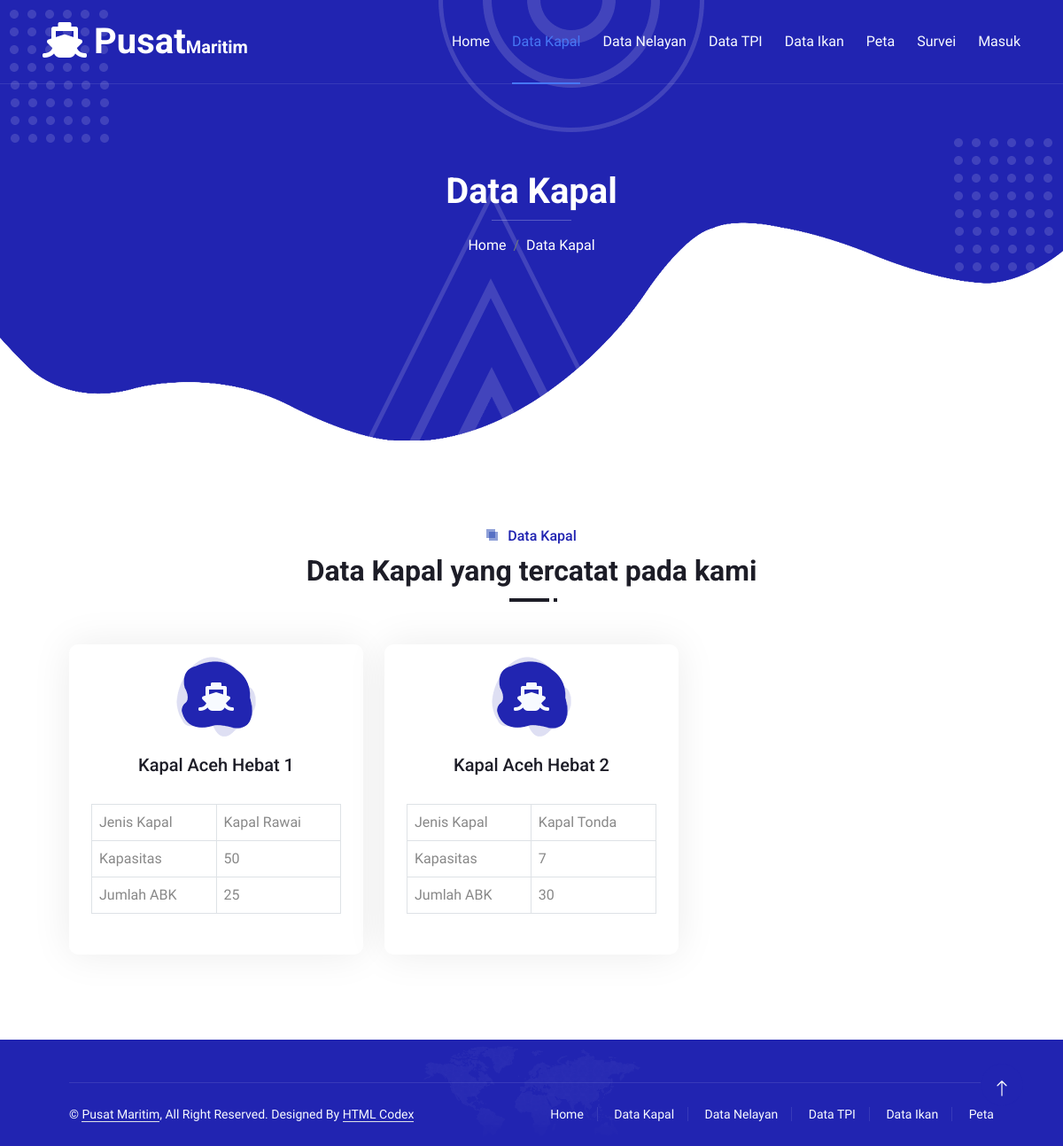
The page /index.php/home/data_kapal on the database its author committed.
### tables this page shows
CREATE TABLE `kapal_tb` (
  `kapal_id` int(11) NOT NULL,
  `kapal_jenis` varchar(20) DEFAULT NULL,
  `kapal_nama` varchar(20) DEFAULT NULL,
  `kapasitas` char(10) DEFAULT NULL,
  `jumlah_abk` char(5) DEFAULT NULL
);

### application/controllers/Home.php (called while the page is built, shortened)
<?php defined('BASEPATH') or exit('No direct script access allowed');
class Home extends CI_Controller
{
    function __construct()
    {
        $this->load->model(['model_user', 'model_kapal', 'model_nelayan', 'model_tpi', 'model_ikan', 'model_peta', 'model_survei']);
    }
    public function data_kapal()
    {
        $data = [
            'title' => 'Data Kapal',
            'page'  => 'kapal',
            'kapal' => $this->model_kapal->get(),
            'act_kapal'  => 'active'
        ];
        $this->load->view('templates/frontend/header', $data);
        $this->load->view('pages/kapal', $data);
        $this->load->view('templates/frontend/footer', $data);
    }
}

### index.php (called while the page is built, shortened)
<?php
require_once BASEPATH.'core/CodeIgniter.php';

### application/models/Model_kapal.php (called while the page is built, shortened)
<?php
class Model_kapal extends CI_Model
{
    var $table = 'kapal_tb';
    public function get($id = null)
    {
        $this->db->from($this->table);
        $query = $this->db->get();
        return $query;
    }
}

### application/views/pages/kapal.php (the view)
<div class="container-xxl py-5">
    <div class="container px-lg-5">
        <div class="section-title position-relative text-center mb-5 pb-2 wow fadeInUp" data-wow-delay="0.1s">
            <h6 class="position-relative d-inline text-primary ps-4"><?= $title; ?></h6>
            <h2 class="mt-2"><?= $title; ?> yang tercatat pada kami</h2>
        </div>
        <div class="row g-4">
            <?php foreach ($kapal->result() as $data) : ?>
                <div class="col-lg-4 col-md-6 wow zoomIn" data-wow-delay="0.1s">
                    <div class="service-item d-flex flex-column justify-content-center rounded">
                        <div class="service-icon flex-shrink-0">
                            <i class="fa fa-ship fa-2x"></i>
                        </div>
                        <h5 class="mb-3 text-capitalize text-center">Kapal <?= $data->kapal_nama; ?></h5>
                        <p>
                        <table class="table table-bordered" onmouseover="this.style.color='white';" onmouseout="this.style.color='gray';">
                            <tr>
                                <td>Jenis Kapal</td>
                                <td class="text-capitalize"><?= $data->kapal_jenis; ?></td>
                            </tr>
                            <tr>
                                <td>Kapasitas</td>
                                <td><?= $data->kapasitas; ?></td>
                            </tr>
                            <tr>
                                <td>Jumlah ABK</td>
                                <td><?= $data->jumlah_abk; ?></td>
                            </tr>
                        </table>
                        </p>
                    </div>
                </div>
            <?php endforeach ?>
        </div>
    </div>
</div>

### assets/frontend/css/style.css (style rules this page uses)
:root { --primary: #2124B1; --secondary: #4777F5; --light: #F7FAFF; --dark: #1D1D27; }
h1, h2, h3, .fw-bold { font-weight: 700 !important; }
h4, h5, h6, .fw-medium { font-weight: 500 !important; }
.section-title::before { position: absolute; content: ""; width: 45px; height: 4px; bottom: 0; left: 0; background: var(--dark); }
.section-title::after { position: absolute; content: ""; width: 4px; height: 4px; bottom: 0; left: 50px; background: var(--dark); }
.section-title.text-center::before { left: 50%; margin-left: -25px; }
.section-title.text-center::after { left: 50%; margin-left: 25px; }
.section-title h6::before, .section-title h6::after { position: absolute; content: ""; width: 10px; height: 10px; top: 2px; left: 0; background: rgba(33, 66, 177, .5); }
.section-title h6::after { top: 5px; left: 3px; }
.service-item { position: relative; height: 350px; padding: 30px 25px; background: #FFFFFF; box-shadow: 0 0 45px rgba(0, 0, 0, .08); transition: .5s; }
.service-item .service-icon { margin: 0 auto 20px auto; width: 90px; height: 90px; display: flex; align-items: center; justify-content: center; color: var(--light); background: url(../img/icon-shape-primary.png) center center no-repeat; transition: .5s; }
.service-item h5, .service-item p { transition: .5s; }

### rows shown on the page
kapal_tb: kapal_nama "Aceh Hebat 1", kapal_jenis "Kapal Rawai", kapasitas "50", jumlah_abk "25"
kapal_tb: kapal_nama "Aceh Hebat 2", kapal_jenis "Kapal Tonda", kapasitas "7", jumlah_abk "30"

### other values the page prints
$title "Data Kapal"
